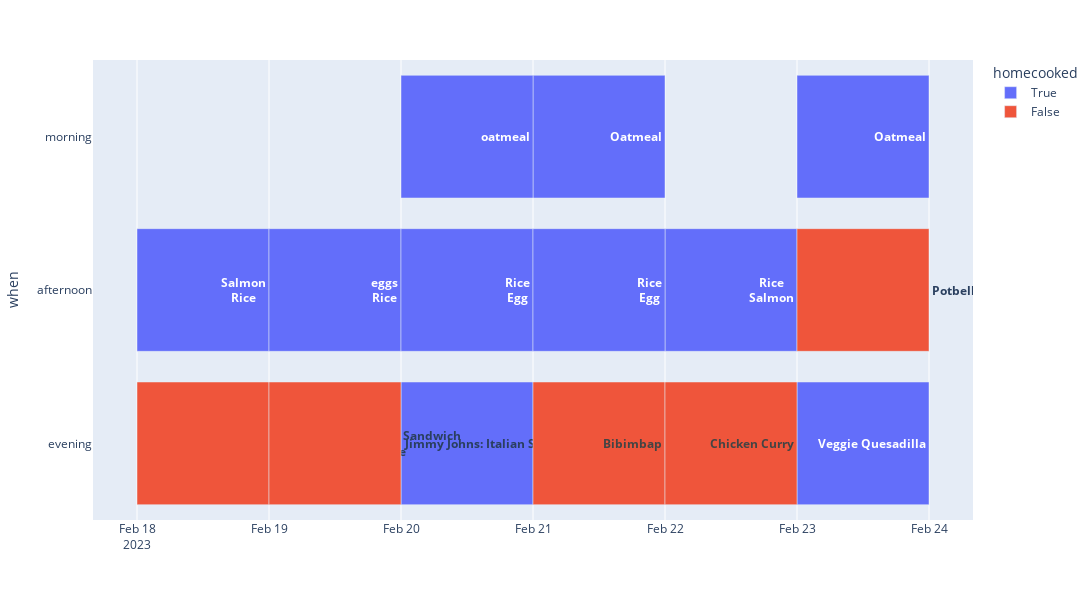

Here is the notebook cell this chart was saved with:
### Code cell
def make_all():
    week_histogram()
    week_sunburst()
    week_food()
make_all()

### Figure 1 — Plotly figure (JSON) as saved in the notebook; plotly's stock layout.template omitted (floating-point values rounded to 4 significant figures)
{"data": [{"alignmentgroup": "True", "base": ["2023-02-21", "2023-02-23", "2023-02-20", "2023-02-18", "2023-02-19", "2023-02-22", "2023-02-20", "2023-02-21", "2023-02-20", "2023-02-23"], "hovertemplate": "homecooked=True<br>start=%{base}<br>end=%{x}<br>when=%{y}<br>name=%{text}<extra></extra>", "legendgroup": "True", "marker": {"color": "#636efa"}, "name": "True", "offsetgroup": "True", "orientation": "h", "showlegend": true, "text": ["<b>Oatmeal", "<b>Oatmeal", "<b>oatmeal", "<b>Salmon<br>Rice", "<b>eggs<br>Rice", "<b>Rice<br>Salmon", "<b>Rice<br>Egg", "<b>Rice<br>Egg", "<b>HF: Carrots<br>HF: Chicken Parmesan<br>HF: Couscous", "<b>Veggie Quesadilla"], "textposition": "auto", "type": "bar", "x": [86400000, 86400000, 86400000, 86400000, 86400000, 86400000, 86400000, 86400000, 86400000, 86400000], "xaxis": "x", "y": ["morning", "morning", "morning", "afternoon", "afternoon", "afternoon", "afternoon", "afternoon", "evening", "evening"], "yaxis": "y"}, {"alignmentgroup": "True", "base": ["2023-02-23", "2023-02-18", "2023-02-19", "2023-02-21", "2023-02-22"], "hovertemplate": "homecooked=False<br>start=%{base}<br>end=%{x}<br>when=%{y}<br>name=%{text}<extra></extra>", "legendgroup": "False", "marker": {"color": "#EF553B"}, "name": "False", "offsetgroup": "False", "orientation": "h", "showlegend": true, "text": ["<b>Potbelly Chicken Salad", "<b>Pita Inn: Lamb Kabob Sandwich<br>Pita Inn: Rice", "<b>Jimmy Johns: Italian Sub", "<b>Bibimbap", "<b>Chicken Curry"], "textposition": "auto", "type": "bar", "x": [86400000, 86400000, 86400000, 86400000, 86400000], "xaxis": "x", "y": ["afternoon", "evening", "evening", "evening", "evening"], "yaxis": "y"}], "layout": {"autosize": false, "barmode": "overlay", "height": 600, "legend": {"title": {"text": "homecooked"}, "tracegroupgap": 0}, "margin": {"t": 60}, "width": 1600, "xaxis": {"anchor": "y", "domain": [0, 1], "type": "date"}, "yaxis": {"anchor": "x", "autorange": "reversed", "domain": [0, 1], "title": {"text": "when"}}}}
